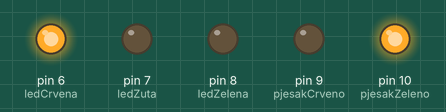
A sketch run on a simulated Arduino Uno, built with avr-gcc and run on an emulated ATmega328P. Parts: output pins drawn as LEDs (lit = HIGH).

Above: at 1.5 s.
At 3.5 s:
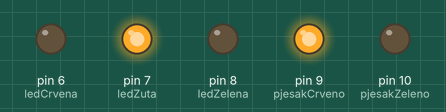
At 5.5 s:
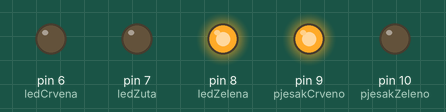
Timing chart, 0 to 9.1 s (numbered marks = the images above):
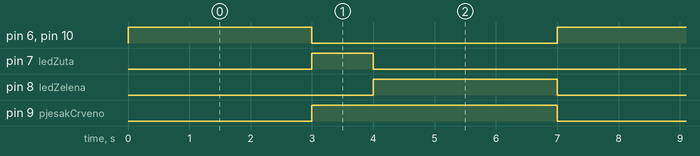

The sketch:

seamfor.ino
```cpp
int ledCrvena=6;
int ledZuta=7;
int ledZelena=8;
int pjesakCrveno=9;
int pjesakZeleno=10;
void setup() {
  pinMode(ledCrvena,OUTPUT);
  pinMode(ledZuta,OUTPUT);
  pinMode(ledZelena,OUTPUT);
   pinMode(pjesakCrveno,OUTPUT);
  pinMode(pjesakZeleno,OUTPUT);


}

void loop() {
 digitalWrite(ledCrvena,HIGH);
 digitalWrite(ledZuta,LOW);
  digitalWrite(ledZelena,LOW);
  digitalWrite(pjesakCrveno,LOW);
  digitalWrite(pjesakZeleno,HIGH);
  delay(3000);
  digitalWrite(ledCrvena,LOW);
 digitalWrite(ledZuta,HIGH);
  digitalWrite(ledZelena,LOW);
    digitalWrite(pjesakCrveno,HIGH);
  digitalWrite(pjesakZeleno,LOW);
  delay(1000);
  digitalWrite(ledCrvena,LOW);
 digitalWrite(ledZuta,LOW);
  digitalWrite(ledZelena,HIGH);
    digitalWrite(pjesakCrveno,HIGH);
  digitalWrite(pjesakZeleno,LOW);
  delay(3000);

}
```

Measured:
- by itself, pin 6 (ledCrvena), pin 8 (ledZelena), pin 10 (pjesakZeleno): alternates HIGH for 3.0 s and LOW for 4.0 s
- by itself, pin 7 (ledZuta): alternates HIGH for 1.0 s and LOW for 6.0 s
- by itself, pin 9 (pjesakCrveno): alternates HIGH for 4.0 s and LOW for 3.0 s
